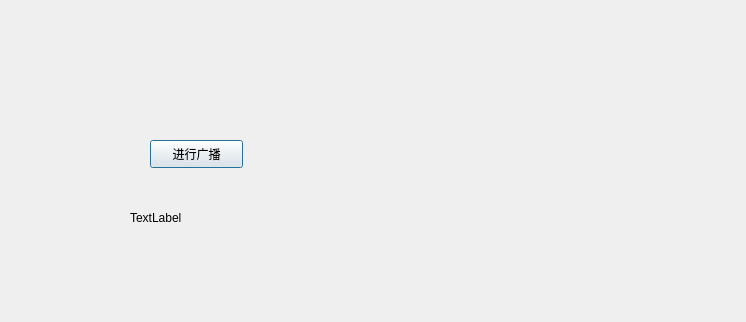
<?xml version="1.0" encoding="UTF-8"?>
<ui version="4.0">
 <class>Sender</class>
 <widget class="QDialog" name="Sender">
  <property name="geometry">
   <rect>
    <x>0</x>
    <y>0</y>
    <width>746</width>
    <height>322</height>
   </rect>
  </property>
  <property name="windowTitle">
   <string>Sender</string>
  </property>
  <widget class="QPushButton" name="pushButton">
   <property name="geometry">
    <rect>
     <x>150</x>
     <y>140</y>
     <width>93</width>
     <height>28</height>
    </rect>
   </property>
   <property name="text">
    <string>进行广播</string>
   </property>
  </widget>
  <widget class="QLabel" name="label">
   <property name="geometry">
    <rect>
     <x>130</x>
     <y>210</y>
     <width>211</width>
     <height>16</height>
    </rect>
   </property>
   <property name="text">
    <string>TextLabel</string>
   </property>
  </widget>
 </widget>
 <layoutdefault spacing="6" margin="11"/>
 <resources/>
 <connections/>
</ui>
